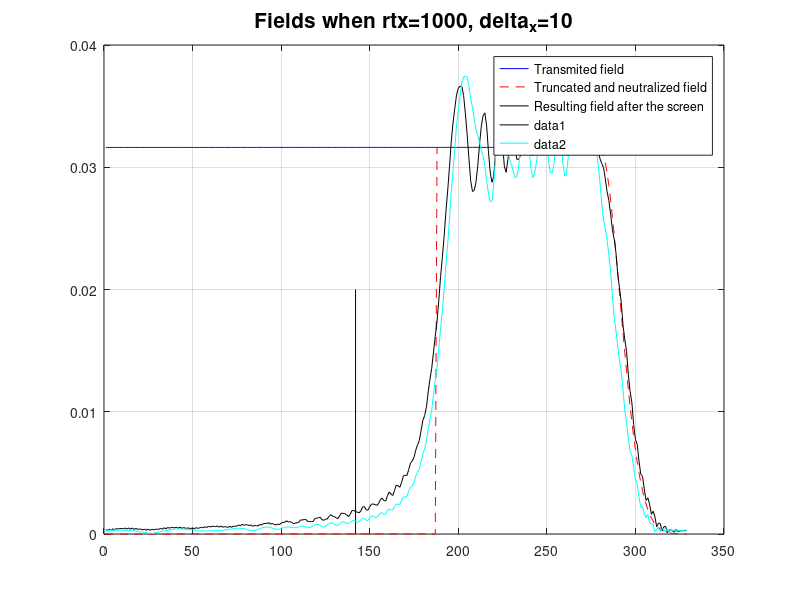

MATLAB code to generate this figure: (Note: this script raises an error after producing the figure.)
function PO_MM9
% JE Berg PO propagation - FFT
% (c) Patrick Eggers 2008

close all
clear all

%%%%% Scenario setting %%%%%%%%%%%%%%%%%
f=900*10^6;
c=3*10^8;
lambda=c/f;
k=2*pi/lambda;
delta_y=lambda/3 %screen aperture resolution
delta_x=10; % screen spacing
eps=0.01; % acceptable field error pertubation.. look out , too small blows up array sizes
%% define your height of screen
h_screen=5;
%% choose angle of incidence, start w 0
alpha=(0/360)*2*pi; % in radians
r_tx=1000; % transmitter/source speration to 1st screen edge
E0=10; %start field strength

N=2; %last screen

%%%%%%%%%% procedure %%%%%%%%%%%%%%

%1 determine array size  ny . remember Fresnel zone, terminator/neutraliser ..
%what else wrt FFT to think of??
%walfisch & bertoni truncation paramters
yc=N*delta_x*tan(alpha) + sqrt(N*lambda*delta_x/(2*pi*eps))*sec(alpha)
w=sqrt(lambda*delta_x)
ny=round(100) %modifiy .. how many lambda or meters??/delta_y /// yc + 3W + how deep times 2
ny= round(2*yc/delta_y + 6*w/delta_y + h_screen/delta_y);

%1a set ky , i..e space frequency variable, what range does it have and
%why?, what units?
nyy=52; %try to vary this .. what happens why? .. what should it be?
ky=(((1:ny)-nyy)/ny).*2*pi/delta_y;

red_zone= yc+3*w;

%2 initiate arrays
E(1,:)=zeros(size(ky));
%% now fill in the start field over 1st screen following JE Berg
% remember field array above screen is in a plane.. map the cyl. field to
% this plane. Also remember = 0 at/below screen

% Height of the Source
H= (h_screen + tan(alpha)*r_tx) + red_zone;
% Distance from source
r(1:ny)= sqrt( (H -[1:ny].*delta_y).^2 + (r_tx)^2);
% Initial Field
 E(1,:)=1./(r.^0.5) .* exp(-i*k.*r);
%E(1,:)=1;

plot(abs(E(1,:)),'-b');
hold on; grid on

%3 condition array before FFT.. what do you do here?
% We truncate and slowly kill (Neutralizer)
E(1,1:round(h_screen/delta_y + red_zone/delta_y))=0;
y= 0:delta_y:red_zone;
length(y)
length(E(1,end-length(y)+1:end))

E(1,end+1-length(y):end)=E(1,end+1-length(y):end).*neutraliser(y,yc,w);
plot(abs(E(1,:)),'--r')



%4 FFT of the E field 1st screen 
E(1,:)=fft(E(1,:),ny);


%5 propagator
% Propagator difined by Patrick
w_prop_old=exp(-((ky.^2-k.^2).^0.5) * delta_x); % why not as in paper : ky^2<=k^2 vs ky^2>k^2 ???

% Propagator defined by the paper
for l=1:length(ky)
    if ky(l)^2<=k^2
        w_prop(l)=exp(-1i*((-ky(l)^2+k.^2).^0.5) * delta_x);
    else
        w_prop(l)=exp(-1*((-k.^2+ky(l)^2).^0.5) * delta_x);
    end
end
% Both propagators provide the same results. it means that we need to
% correct the fliping introduced by Matlab

%6 multiply and inverse FFT
% Due to the shift of the FFT implemented by Matlab, we need to conjugate
% the propagator
w_prop=circshift(w_prop,[1 -52])
E(2,:)=ifft((w_prop).*((E(1,:))),ny);

% % % % % % Second screen % % % % % % % % % % % % % % % % % % % % 
E(3,:)=E(2,:);
% Truncate field in the second screen
E(3,1:round(h_screen/delta_y + red_zone/delta_y))=0;
E(3,end+1-length(y):end)=E(3,end+1-length(y):end).*neutraliser(y,yc,w);
E(3,:)=fft(E(3,:),ny);
E(4,:)=ifft((w_prop).*((E(3,:))),ny);

% % % % % % % % % % % % % % % % % % % % % % % % % % % % % % % % % 


%7 extract and plot results at position of last screen
%% identify index corresponiong to you angle of incidence/grazing incidence
% plot(abs(E(2,:)),'-m')

%% map to total field dependency for 'true life' launched spherical  wave

plot(abs(E(2,:)),'-k')
legend('Transmited field','Truncated and neutralized field','Resulting field after the screen')
title('Fields when rtx=1000, delta_{x}=10','FontSize',15)

1/delta_y
plot([red_zone/delta_y,red_zone/delta_y],[0,0.02],'k')
plot(abs(E(4,:)),'c');

%what do observe wrt expected diffraction field?? - what does it indicate
%we might have to do?

hold off

figure
% plot(phase(flip(conj(w_prop))))
plot(phase(w_prop))

hold on
plot(phase(E(4,:)),'r')

figure
% plot(abs(flip(conj(w_prop))))
plot(abs(w_prop))
hold on
plot(abs(E(4,:)),'r')


%8 when this works (try differnt alpha and r_tx) .. try to to one more
%screen (and try to vary screen heights..1st all same , then different)
figure(10)
% plot(abs(E(3,:))); hold on
plot(abs(E(4,:)),'r');

 
function [Neutral] = neutraliser(y,yc,w)
%from walfisch & bertoni
%y is array storing y coordinates
%yc is where soft transition starts to kick in
%factor 1/2 due to JE Berg
   Neutral=exp(-(y-yc).^2/w^2); % for yc<y<yc+3*w
   Neutral=(y<=(yc+3*w)).*Neutral; % 0 above neutralising zone
  Neutral=(y<yc)+(y>=yc).*Neutral; %(1->)1/2 below neutralising zone
  disp(length(Neutral))
 
